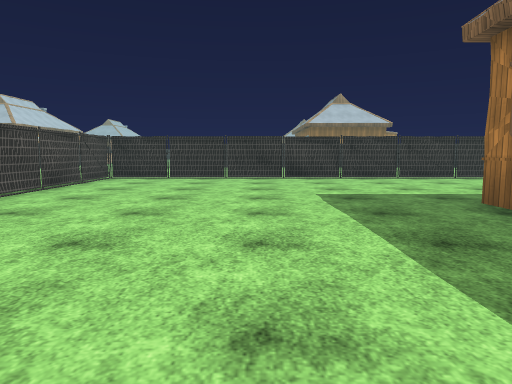
[1] (above)

24 first-person views from a walk through a scene from a Unity 3-D project. The camera is 1.2 m above the floor, tilts 6° down and sees 70° across. The floor is counted in squares, 2 m on a side. Each view is taken from the middle of a square. On the plan, view 1 faces up. The plan holds only what a view shows up to about 10 squares ahead; the rest is blank. The place goes on beyond the plan. The player is left out. Door leaves are left out, so doorways stand open. Some surface patterns are stand-ins.

[2]
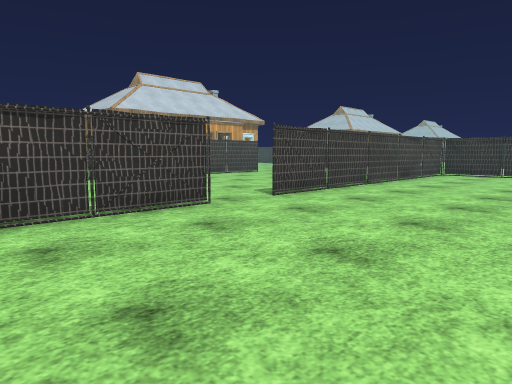

[3]
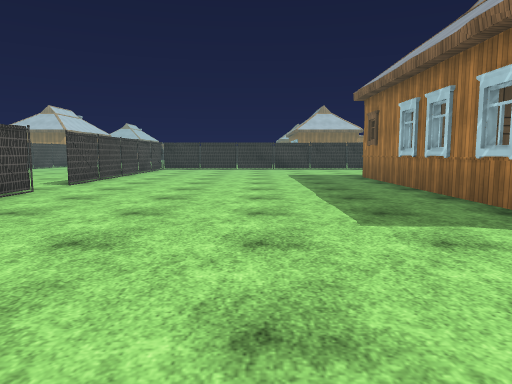

[4]
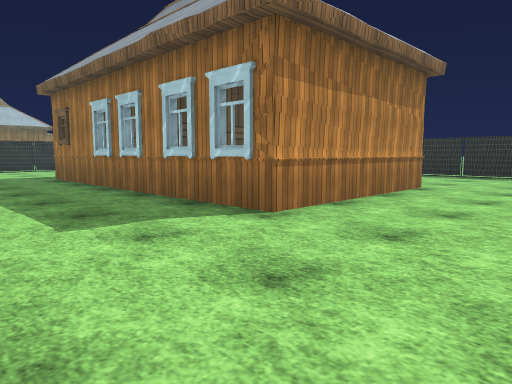

[5]
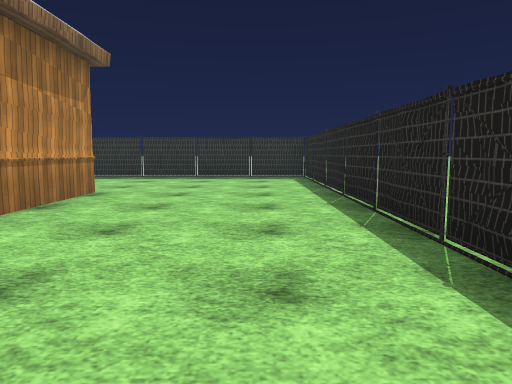

[6]
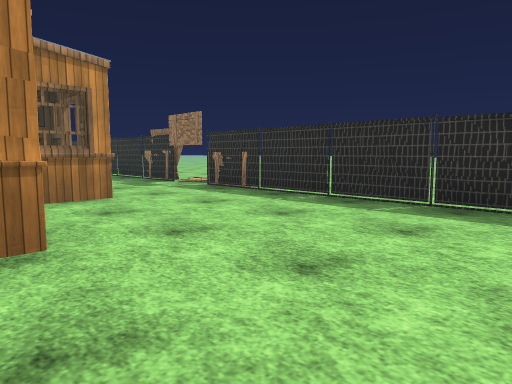

[7]
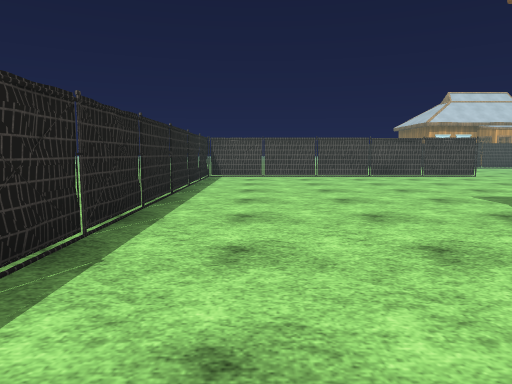

[8]
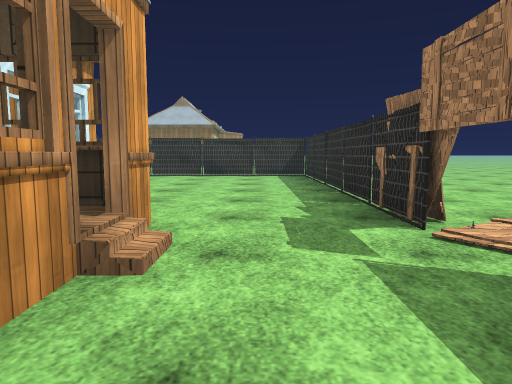

[9]
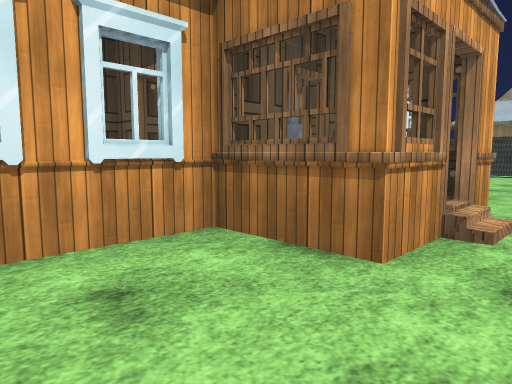

[10]
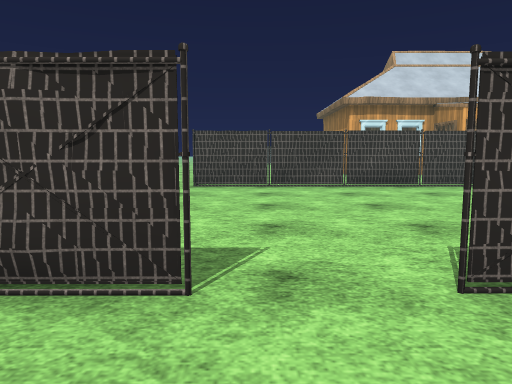

[11]
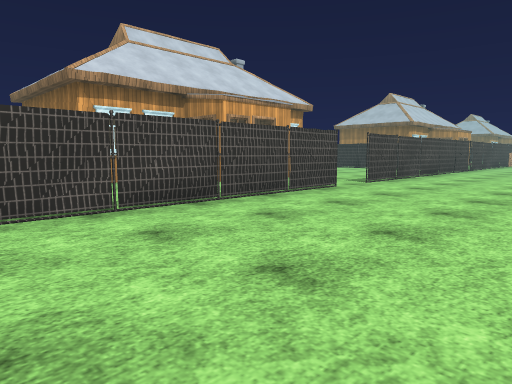

[12]
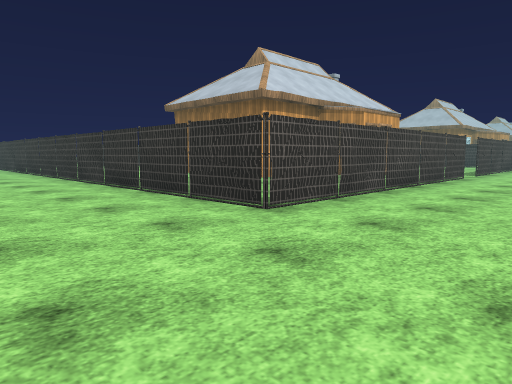

[13]
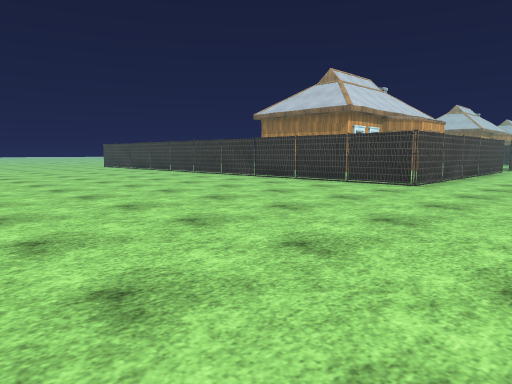

[14]
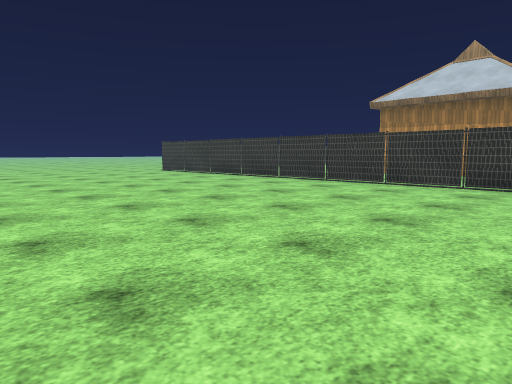

[15]
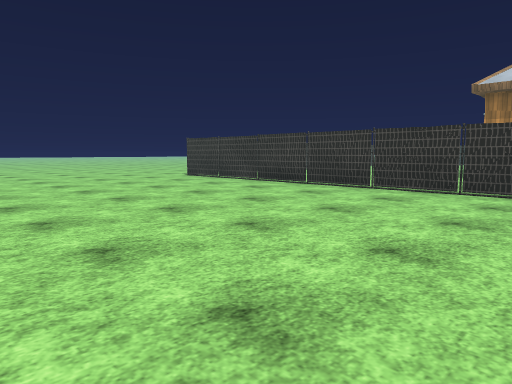

[16]
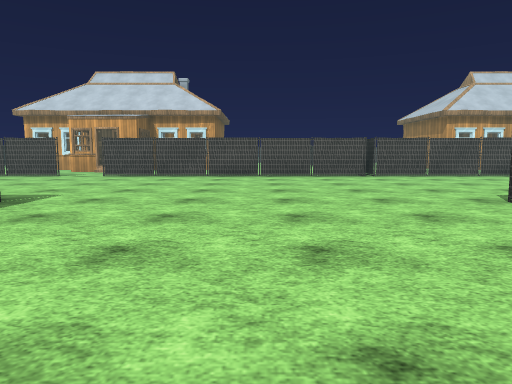

[17]
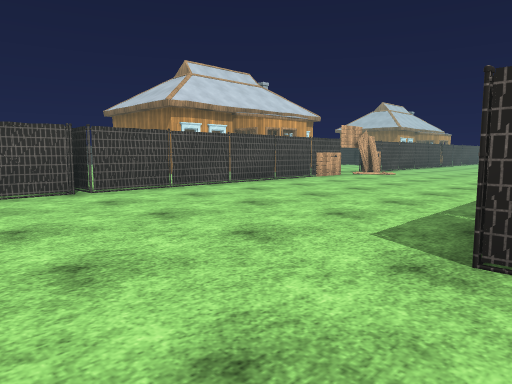

[18]
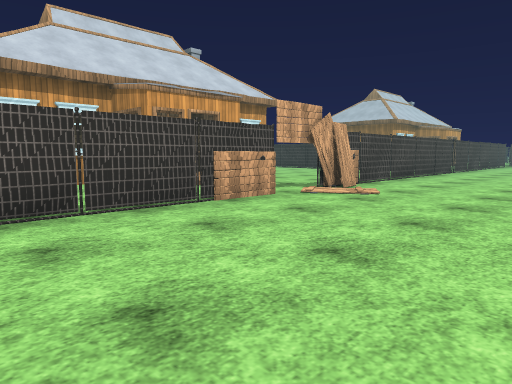

[19]
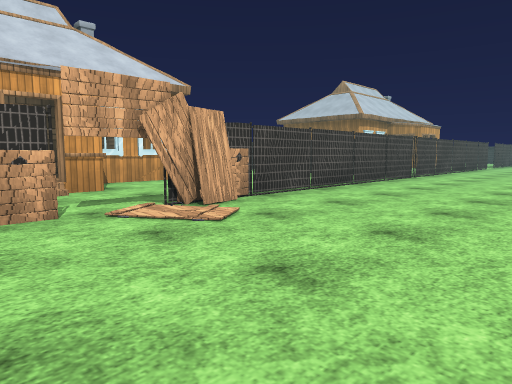

[20]
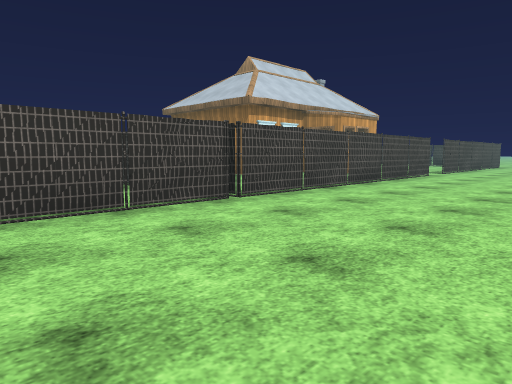

[21]
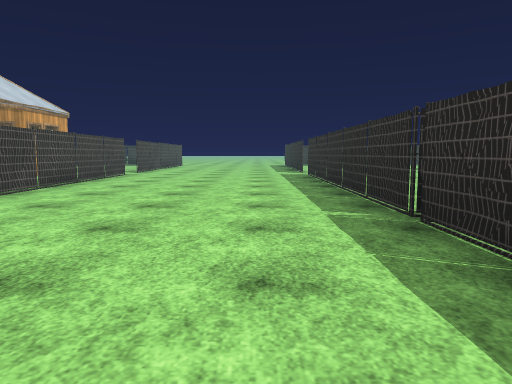

[22]
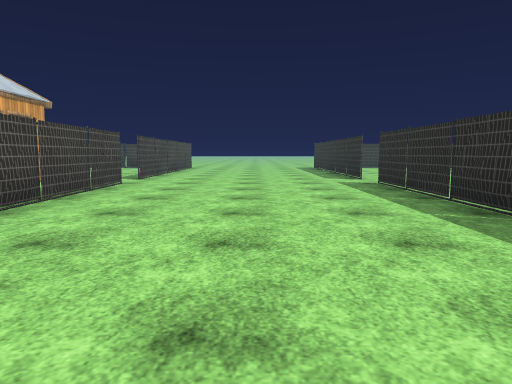

[23]
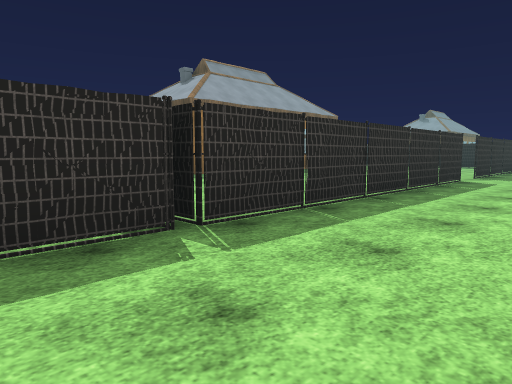

[24]
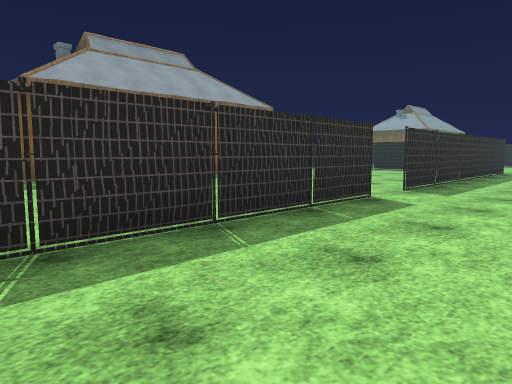

### Floor plan
Key: @ floor where view 1 was taken; # wall or solid block; . floor; D open door; = window, fence, low wall or low ledge; H house; T thing the floor can be seen under or through; O other object.
Columns run from 23 left of view 1 to 13 right of it. Each row starts with its distance up from view 1.
 39               #....#.
 38             D D....DD
 37             # D....#.
 36               #....##
 35               #....##
 34         HHHH  #....#..
 33               #....#..
 32               #....T.
 31               #....T.
 30               #....TT
 29               #....T..
 28               #....T....
 27               #....T.....
 26               #....T.   ..##
 25            #..#....T.
 24           ##..O....T.
 23           #DDDO....DD
 22            # .D....DD
 21          D##  #....#..
 20               #....#..
 19         HHH   #....#
 18               #....#
 17               #....#
 16               #....#
 15               #....##
 14               #........
 13               #.........
 12               #..........
 11        HHHH   #.........
 10              .#........
  9              .#....###############
  8               D....#......... ...=
  7               D... #........  ...=
  6               #... #........  ...=
  5               #....#.......   ...= ..
  4          ###  #....#......H  # ..#...
  3               #....#......#  # ..#..
  2               #....DD.....#  #DDDO.
  1              .#....DD.....#   DHDO.
  0  ##############....#...@..##D###.#.
 -1 .................. #......#  #...#.
 -2 .................. #......#HH#...#.
 -3 .................. #.............#.
 -4 .................. #.............#.
 -5  ................. #.............#
 -6     .............. ###############
 -7          .... ....      .. ..

Positions as (right, up) in squares from view 1, and headings:
1: (0, 0), facing up
2: (0, -2), facing up-left
3: (0, -5), facing up
4: (0, -5), facing up-right
5: (1, -5), facing right
6: (6, -5), facing up-right
7: (6, -5), facing left
8: (9, -1), facing up
9: (9, -2), facing up-left
10: (-2, 1), facing left
11: (-5, 1), facing up-left
12: (-6, -3), facing up-left
13: (-6, -7), facing up-left
14: (-11, -7), facing up-left
15: (-14, -6), facing up-left
16: (1, 12), facing left
17: (-3, 13), facing up-left
18: (-5, 18), facing up-left
19: (-5, 21), facing up-left
20: (-5, 27), facing up-left
21: (-5, 27), facing up
22: (-6, 30), facing up
23: (-6, 32), facing down-right
24: (-6, 28), facing down-right
